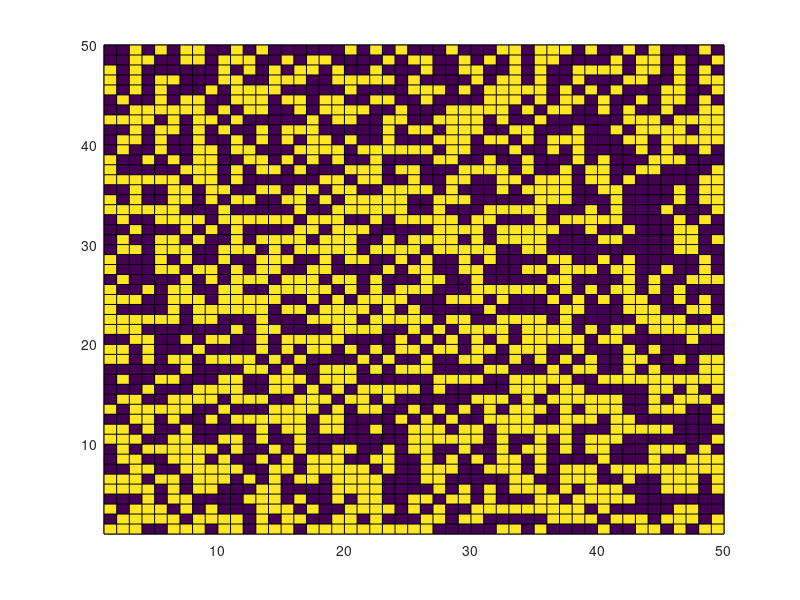

Source code (MATLAB): (Note: this script raises an error after producing the figure.)
%Script for running the CODA model (on a von Neumann neigbourhood) extended
%to account for agent rationality. It is assumed that every agent has a
%certain bias towards one of the options, and so there is a chance in every
%interaction that the observed choice may have been made purely in
%accordance with this personal bias. Thus, a new parameter lambda is
%defined to signify the "reasonable" agents. Consequently, the probabilities
%used in Bayes Theorem must be updated to include this reasonability factor
%lambda, and so the opinion update rule changes slightly.

%PERSONAL NOTE: Similar to the trust extension - much easier to understand and
%implement, at least in the ways in which I have done it. 

para = struct('N',50,'alpha',0.55,'beta',0.55);
maxtime = 5000000;

%Setting up initial matrices for opinions, log opinions and actions.

lattice_opinion = zeros([para.N para.N]);
lattice_op_log = zeros([para.N para.N]);
lattice_action = zeros([para.N para.N]);


%Assigning initial random moderate opinion values.

tic
for i=1:para.N
    a = 0.4;
    b = 0.6;
    r = (b-a).*rand(para.N,1) + a;
    lattice_opinion(i,:)=r;
    
    
    
    for j=1:para.N
        lattice_op_log(i,j)=log(lattice_opinion(i,j)/(1-lattice_opinion(i,j)));
        if lattice_op_log(i,j)<0
            lattice_action(i,j)=0;
            
        else
            lattice_action(i,j)=1;
        end
    end
end



%Plotting the initial opinion map.

figure(1)
C = lattice_action;
s = pcolor(C);
s.EdgeColor = 'none';
colormap(gray(2))
axis ij
axis square

%Assume every agent has a preferred choice between the options.
%Defining lamba - the proportion of agents that act reasonably, as in the
%base CODA model (so a proportion of (1-lambda) of the population choose their preferred
%choice more whether it is correct to or not with probability beta).
%Also define probabilities for each choice of agent i given which of the
%options was the better choice.

%CX_Y Denotes an observation of choice X, given that choice Y was the
%correct opiton to choose.

lambda = 0.8;

CA_A = lambda*para.alpha +(1-lambda)*(1-para.beta); %Reasonable, picked better option A + Unreasonable,not chosen its bias B.
CA_B = lambda*(1-para.alpha) + (1-lambda)*(1-para.beta); %Reasonable, not picked better option B + Unreasonable, not chosen its bias B.
CB_A = lambda*(1-para.alpha) +(1-lambda)*para.beta; %Reasonable, not picked better opiton A + Unreasonable, chosen its bias B.
CB_B = lambda*para.alpha + (1-lambda)*para.beta; %Reasonable, picked better option B + Unreasonable, chosen its bias B.


for i=2:maxtime

 %Picking which agent to update.

    r_1 = randi(para.N*para.N);  
    
    %Picking their neighbour using von Neumann neighbourhood structure. 
    
    direction = randi(4);
    if direction == 1         
        
        %North
        if r_1 - para.N <= 0
            neighbour_act_obs =lattice_action(r_1);
        else
            neighbour_act_obs = lattice_action(r_1 - para.N);     
        end
        
        %East
    elseif direction == 2                                   
            
        if mod(r_1,10) == 0
           neighbour_act_obs = lattice_action(r_1);
        else
           neighbour_act_obs = lattice_action(r_1 + 1);
        end
        
        %South       
    elseif direction == 3        
             
        if r_1 + para.N > para.N*para.N
            neighbour_act_obs = lattice_action(r_1);
        else
            neighbour_act_obs = lattice_action(r_1 + para.N);
        end 
        
        %West       
    else
        if mod(r_1-1,10) == 0
            neighbour_act_obs =lattice_action(r_1);
        else
        neighbour_act_obs = lattice_action(r_1 - 1);  
        end
    end
    
    %Storing previous opinion.

    op_pre = lattice_opinion(r_1);
    
    %Positive action is towards A, non positve action is towards B.
    %Updating opinion based on observation - new update step to account for
    %rationality.
    
    if neighbour_act_obs == 1
        lattice_opinion(r_1) = (op_pre*CA_A)/(op_pre*CA_A+(1-op_pre)*CA_B);
    elseif neighbour_act_obs == 0
        lattice_opinion(r_1) = (op_pre*CB_B)/(op_pre*CB_B+(1-op_pre)*CB_A);
    end 

    %Updating the action of the agent based on their updated opinion (using
    %p values).
    
    if lattice_opinion(r_1) < 0.5
        lattice_action(r_1) = 0;
    else
        lattice_action(r_1) = 1; 
    end
    
    
    
%%%%%%%%    Could also do this using the log method  %%%%%%%%
%
%          if neighbour_act_obs == 1
%         lattice_op_log(r_1) = lattice_op_log(r_1) + log(CA_A/CA_B);
%          elseif neighbour_act_obs == 0
%         lattice_op_log(r_1) = lattice_op_log(r_1) - log(CB_B/CB_A);
%          end
%          
%          if lattice_op_log(r_1) < 0
%         lattice_action(r_1) = 0;
%          else
%         lattice_action(r_1) = 1; 
%          end
        
        
                                                   
% %Plotting the final action matrix as opinion map - also allowing it to show
% %model running in real time.
%     
% figure(2)
% C = lattice_action;
% s = pcolor(C);
% s.EdgeColor = 'none';
% colormap(gray(2))
% axis ij;
% axis square;
end

%Plotting the final action matrix as opinion map.

figure(2)
C = lattice_action;
s = pcolor(C);
s.EdgeColor = 'none';
colormap(gray(2))
axis ij
axis square
toc

% nu = log(para.alpha/(1-para.beta));
% 
% lat_op_dist = 1/nu .* lattice_op_log;
% 
% figure(3)
% histogram(lat_op_dist(:),'numbins',15,'normalization','probability')